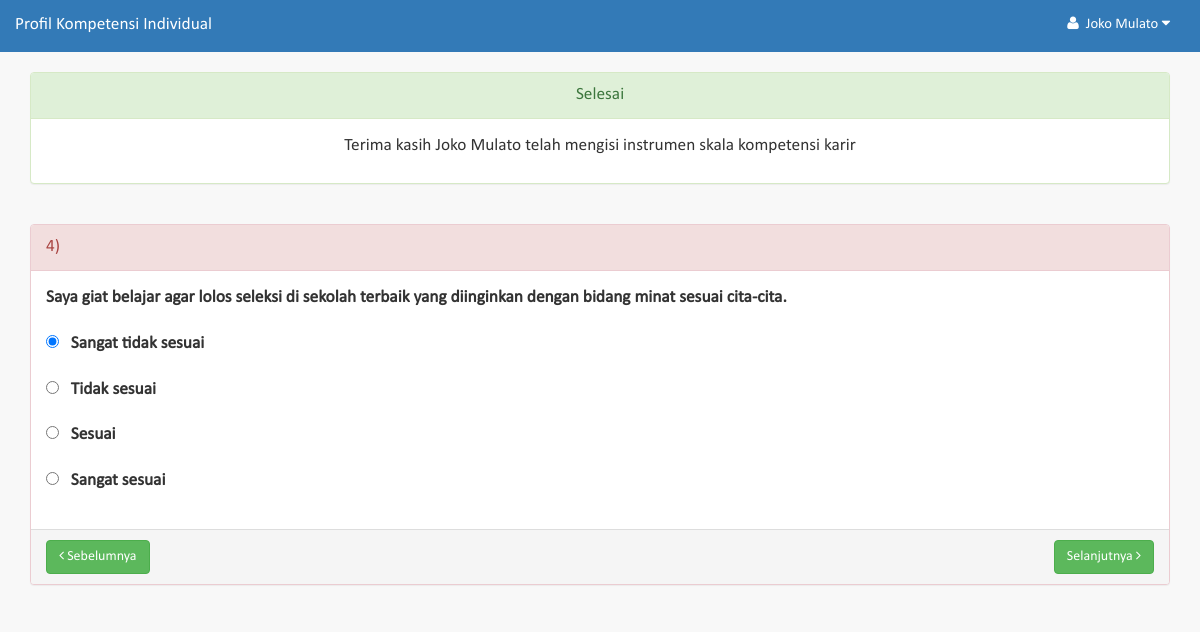
Page /tes?soal=4 (signed in) on the committed database.
### tables this page shows
CREATE TABLE `pertanyaan` (
  `id` int(11) NOT NULL,
  `standar_kompetensi_id` int(11) DEFAULT '0',
  `kompetensi_id` int(11) DEFAULT '0',
  `indikator_id` int(11) DEFAULT '0',
  `teks` text,
  `jenis` enum('standar','kompetensi','indikator','pertanyaan') DEFAULT NULL
);

CREATE TABLE `tes_jawaban` (
  `id` int(11) NOT NULL,
  `tes_id` int(11) DEFAULT NULL,
  `pertanyaan_id` int(11) DEFAULT NULL,
  `jawaban_id` int(11) DEFAULT NULL,
  `waktu` bigint(20) DEFAULT NULL
);

CREATE TABLE `jawaban` (
  `id` int(11) NOT NULL,
  `teks` varchar(30) DEFAULT NULL,
  `skor` int(11) DEFAULT NULL
);

### modules/modul_tes.php (called while the page is built, shortened)
<?php
	$jumlah = query_one( "select count(*) as soal from pertanyaan where jenis='pertanyaan'" );
	$test = select_one( "tes", "user_id=" . $user_session->id );
	if(!isset($get_soal)) {
		if( empty($test) ) {
			$test_id = insert( "tes", array(
				"user_id"=>$user_session->id,
				"mulai"=>time()
			));
		} else {
			update( "tes", array(
				"mulai"=>time()
			), "id=" . $test->id);
			$test_id = $test->id;
		}
		$get_soal = 1;
	} else {
		$test_id = $test->id;
	}
	$jwb = query_one( "select count(*) jumlah from tes_jawaban where tes_id=$test_id" );
	if( $jwb->jumlah==$jumlah->soal )
		$the_status = "selesai";
	if( $get_soal==1 ) {
		$back = -1;
		$next = 2;
	} elseif ( $get_soal==$jumlah->soal-1 ) {
		$back = $get_soal-1;
		$next = -1;
	} else {
		$back = $get_soal-1;
		$next = $get_soal+1;
	}
	$pertanyaan = select_one( "pertanyaan", "jenis='pertanyaan' ORDER BY
		id ASC LIMIT " .($get_soal-1). ",1" );
	$jawaban = select_one( "tes_jawaban", "tes_id=$test_id AND pertanyaan_id=" . $pertanyaan->id);
	$jenis_jawaban = query( "select * from jawaban order by id desc");

### engine/methods.php (called while the page is built, shortened)
<?php
	function get_session(){
		if(isset($_SESSION['login']) && $_SESSION['login']==true)
			return (object)array(
				'id'=>$_SESSION['id'],
				'username'=>$_SESSION['username'],
				'group_id'=>$_SESSION['group_id'],
				'group_name'=>$_SESSION['group_name'],
				'ref_id'=>$_SESSION['ref_id'],
				'profile'=>$_SESSION['profile']
			);
	}

### engine/db.php (called while the page is built, shortened)
<?php
	$connection = mysqli_connect('localhost:3406', 'root', '');
	mysqli_select_db($connection, 'potensi');
	function toarray($mres){
		$data = array();
		while($item = mysqli_fetch_object($mres))
			$data[] = $item;
		return $data;
	}
	function query($Q, $with_result=true){
		global $connection;
		$res = mysqli_query($connection, $Q) or die($Q . '<br/>' . mysqli_error($connection));
		if($with_result)
			return toarray($res);
		else
			return mysqli_insert_id($connection);
	}
	function query_one($Q){
		global $connection;
		$mres = mysqli_query($connection, $Q) or die($Q . '<br/>' . mysqli_error($connection));
		if(mysqli_num_rows($mres)==1)
			return mysqli_fetch_object($mres);
		else
			return false;
	}
	function select_one($table, $condition=null){
		$condition = empty($condition) ? '':' WHERE ' . $condition;
		return query_one("SELECT * FROM $table $condition");
	}

### templates/modul_tes.php (the view, shortened to what this page needs)
<?php include "layout/header.php"; ?>
</div>
<div class="container">
    <link href="./assets/js/datatables/media/css/jquery.dataTables.min.css" rel="stylesheet">
    <link href="./assets/js/datatables/media/css/dataTables.bootstrap.min.css" rel="stylesheet">
    <?php if( $the_status=="selesai" ): $msg = get_flashmessage(); ?>
        <div class="row">
            <div class="col-md-12" style="padding-top:20px;">
                <div class="panel panel-success">
                    <div class="panel-heading text-center"> Selesai </div>
                    <div class="panel-body text-center"><p><?php echo sprintf( "Terima kasih %s telah mengisi instrumen skala kompetensi karir", $user_session->profile->nama); ?></p></div>
                </div>
            </div>
        </div>
    <?php endif; ?>
    <div class="row">
        <div class="col-md-12" style="padding-top:20px;">
            <div class="panel panel-danger" id="panel-pertanyaan">
                <div class="panel-heading"> <?php echo $get_soal ?>) </div>
                <div class="panel-body">
                    <form method="post" class="form-horizontal form-isian">
                        <div class="form-group">
                            <label class="col-md-12"> <?php echo $pertanyaan->teks ?> </label>
                        </div>
                        <?php foreach($jenis_jawaban as $ji=>$jj): ?>
                        <div class="form-group">
                            <label for="pilihan<?php echo $ji ?>" class="col-md-11"><input type="radio" id="pilihan<?php echo $ji ?>" name="jawaban_id" value="<?php echo $jj->id ?>"  onchange="kirim()" <?php
                            if( !empty($jawaban) ) {
                                if( $jawaban->jawaban_id==$jj->id)
                                    echo " checked ";
                            }
                            ?> />  &nbsp;  <?php echo $jj->teks ?> </label>
                        </div>
                        <?php endforeach; ?>
                    </form>
                </div>
                <div class="panel-footer">
                    <button class="btn btn-success" onclick="location.href='tes?soal=<?php echo $back ?>'" <?php echo ($back<0)?'disabled':'' ?> > <i class="fa fa-angle-left"></i> Sebelumnya</button>
                    <button class="btn btn-success pull-right" onclick="location.href='tes?soal=<?php echo $next ?>'" <?php echo ($next<0)?'disabled':'' ?> >Selanjutnya <i class="fa fa-angle-right"></i></button>
                </div>
            </div>
        </div>
    </div>
<?php include "layout/footer.php"; ?>

### assets/css/sb-admin-2.css (style rules this page uses)
body { background-color: #f8f8f8; font-family: calibri; }
div, p, span, input, label { font-family: calibri; }
p, label, .panel-heading, input, button, .navbar-brand { font-size: 13pt; }

### rows in the picture
pertanyaan: teks "Saya giat belajar agar lolos seleksi di sekolah terbaik yang diinginkan dengan bidang minat sesuai cita-cita."
jawaban: teks "Sangat tidak sesuai"
tes_jawaban: jawaban_id "☑ Sangat tidak sesuai", jawaban_id "☐ Tidak sesuai", jawaban_id "☐ Sesuai", jawaban_id "☐ Sangat sesuai"
jawaban: teks "Tidak sesuai"
jawaban: teks "Sesuai"
jawaban: teks "Sangat sesuai"

### other values in the picture
APPLICATION_TITLE "Profil Kompetensi Individual"
$user_session->profile->nama "Joko Mulato"
$get_soal "4"
